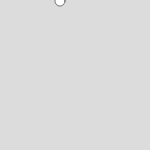
Frame 1 (no input)
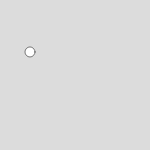
Frame 60 (no input)
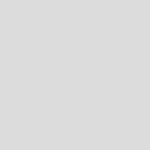
Frame 120 (the mouse pressed at the canvas centre since frame 60)

The p5.js sketch that drew these frames (run headless with seeded random() and noise() and a simulated clock; from frame 60 on, the mouse is pressed at the canvas centre):

// p5.js sketch
// ── sketch.js
function setup() {
  createCanvas(300/2, 300/2);
  angleMode(DEGREES);
}

function draw() {
  scale(0.5);
  background(220);
  
  //Variables representing the circle
  var angle = frameCount;
  var radius = 120;
  
  
  //Point Calculation
  var x = radius*cos(angle);
  var y = radius*sin(angle);
  
  //Draw Circle
  fill(255);
  circle(x,y,20);
}
